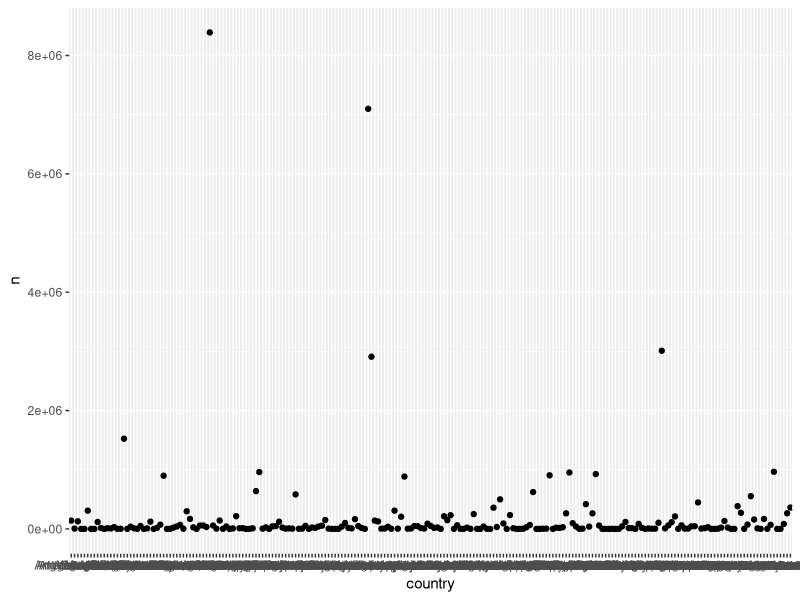
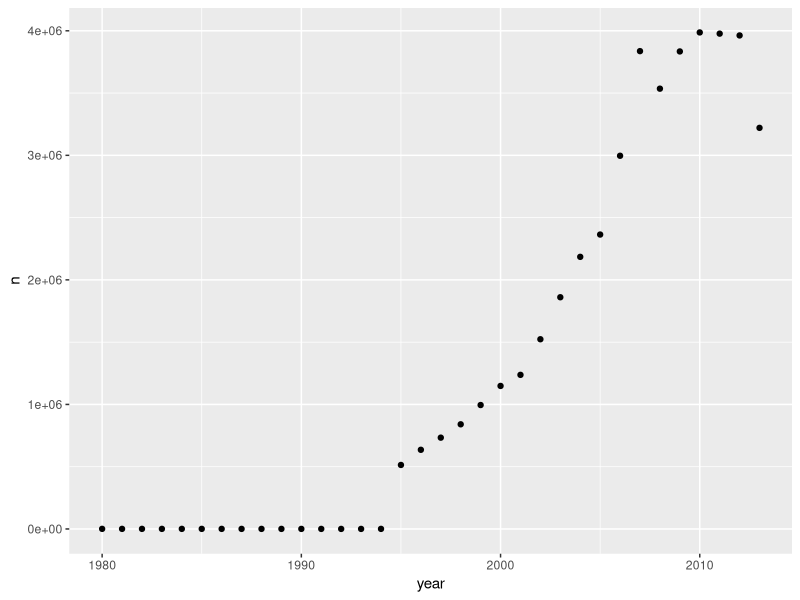
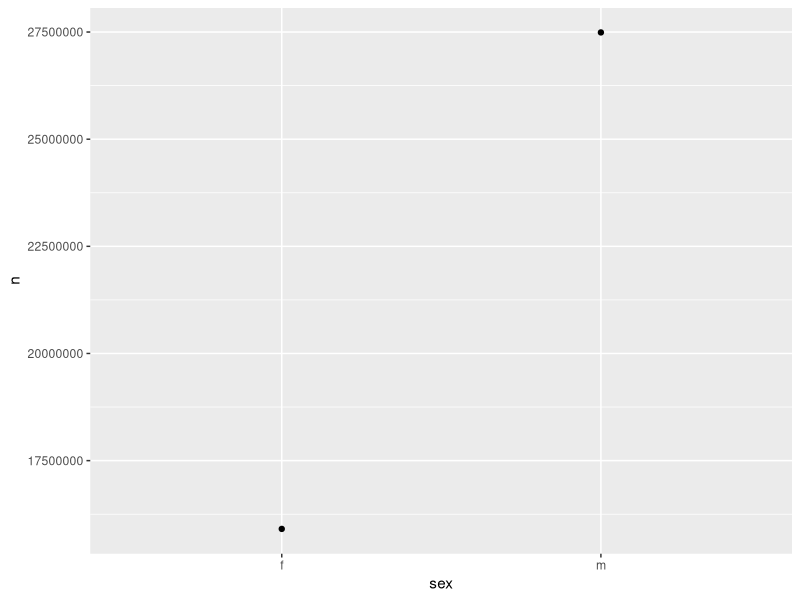

Here is the R script that generated these plots, in order:
## ---- chunk 1
# load library
library(tidyverse)
library(ggplot2)
## ---- chunk 2
tidyr::who
## ---- chunk 3
who1 <- who %>% 
  gather(new_sp_m014:newrel_f65, key = "key", value = "cases", na.rm = TRUE) %>%
  mutate(key = stringr::str_replace(key, "newrel", "new_rel")) %>%
  separate(key, c("new", "type", "sexage"), sep = "_") %>%
  count(iso2,iso3)
head(who1)
## ---- chunk 4
# Tidying data.
who2 <- who %>% 
  gather(new_sp_m014:newrel_f65, key = "key", value = "cases", na.rm = TRUE) %>%
  mutate(key = stringr::str_replace(key, "newrel", "new_rel")) %>%
  separate(key, c("new", "type", "sexage"), sep = "_") %>%
  select(-new, -iso2, -iso3) %>%
  separate(sexage, c("sex", "age"), sep = 1)

# Calculating number of cases (n) by country, year, and sex.
country <- who2 %>%
  count(country, wt=cases)
head(country)
year <- who2 %>%
  count(year, wt=cases)
head(year)
sex <- who2 %>%
  count(sex, wt=cases)
head(sex)

# Creating informative visualizations of the data.
ggplot(data=country) +
  geom_point(mapping=aes(x=country,y=n))
ggplot(data=year) +
  geom_point(mapping=aes(x=year,y=n))
ggplot(data=sex) +
  geom_point(mapping=aes(x=sex,y=n))
